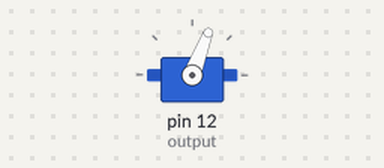
A sketch run on a simulated Arduino Uno, built with avr-gcc and run on an emulated ATmega328P. On the bench: servo.

Above: at 0.15 s.
At 1.95 s:
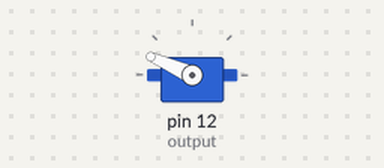
At 26.6 s:
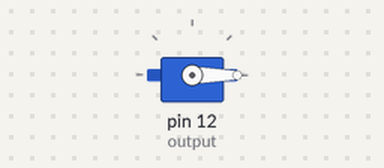
At 39.1 s:
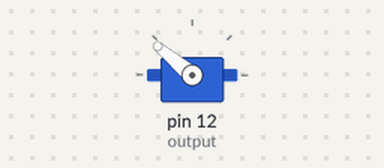
Timing chart, 0 to 40.0 s (numbered marks = the images above):
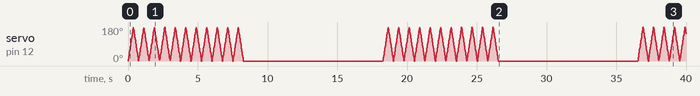

The sketch:

servo1.ino
```cpp
#include <Servo.h>

Servo myservo;  // crea el objeto servo

int pos = 0;    // posicion del servo
int output = 12;

void setup() {
  myservo.attach(output);
}

void loop() {
  for(int i = 0 ; i <= 10; i++){
    for (pos = 0; pos <= 180; pos += 1) {
      myservo.write(pos);
      delay(2);
    }

    for (pos = 180; pos >= 0; pos -= 1) {
      myservo.write(pos);
      delay(2);
    }
  }

  delay(10000);
}
```
